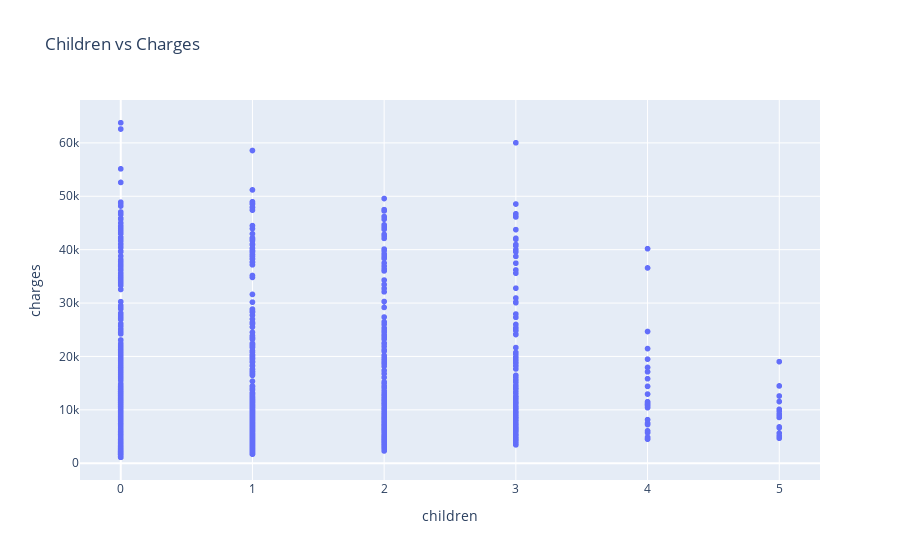

The notebook cell saved with this chart:
### Markdown cell above
It appears that for non-smokers, an increase in BMI doesn't seem to relate to an increase in medical charges. However medical charges seem to be significantly higher for smokers with BMI greater than 30.

### Code cell
fig = px.scatter(medical_df,x='children', y='charges', title="Children vs Charges")
fig.write_image("children_vs_charges.png")
fig.show()

### Figure 1 — Plotly figure (JSON) as saved in the notebook; plotly's stock layout.template omitted (floating-point values rounded to 4 significant figures; data arrays with more than 128 entries replaced by an {"elided": "..."} marker saying what was removed)
{"data": [{"hovertemplate": "children=%{x}<br>charges=%{y}<extra></extra>", "legendgroup": "", "marker": {"color": "#636efa", "symbol": "circle"}, "mode": "markers", "name": "", "showlegend": false, "type": "scattergl", "x": {"elided": "1338 int values"}, "xaxis": "x", "y": {"elided": "1338 float values"}, "yaxis": "y"}], "layout": {"legend": {"tracegroupgap": 0}, "title": {"text": "Children vs Charges"}, "xaxis": {"anchor": "y", "domain": [0, 1], "title": {"text": "children"}}, "yaxis": {"anchor": "x", "domain": [0, 1], "title": {"text": "charges"}}}}
